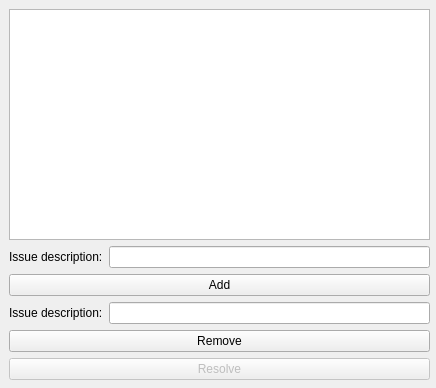
<?xml version="1.0" encoding="UTF-8"?>
<ui version="4.0">
 <class>UserWindow</class>
 <widget class="QWidget" name="UserWindow">
  <property name="geometry">
   <rect>
    <x>0</x>
    <y>0</y>
    <width>436</width>
    <height>388</height>
   </rect>
  </property>
  <property name="windowTitle">
   <string>Form</string>
  </property>
  <widget class="QWidget" name="verticalLayoutWidget">
   <property name="geometry">
    <rect>
     <x>9</x>
     <y>9</y>
     <width>421</width>
     <height>371</height>
    </rect>
   </property>
   <layout class="QVBoxLayout" name="verticalLayout">
    <item>
     <widget class="QTableView" name="tableView"/>
    </item>
    <item>
     <layout class="QFormLayout" name="formLayout">
      <item row="0" column="0">
       <widget class="QLabel" name="label">
        <property name="text">
         <string>Issue description:</string>
        </property>
       </widget>
      </item>
      <item row="0" column="1">
       <widget class="QLineEdit" name="lineEdit"/>
      </item>
     </layout>
    </item>
    <item>
     <widget class="QPushButton" name="pushButton">
      <property name="text">
       <string>Add</string>
      </property>
     </widget>
    </item>
    <item>
     <layout class="QFormLayout" name="formLayout_2">
      <item row="0" column="0">
       <widget class="QLabel" name="label_2">
        <property name="text">
         <string>Issue description:</string>
        </property>
       </widget>
      </item>
      <item row="0" column="1">
       <widget class="QLineEdit" name="lineEdit_2"/>
      </item>
     </layout>
    </item>
    <item>
     <widget class="QPushButton" name="pushButton_2">
      <property name="text">
       <string>Remove</string>
      </property>
     </widget>
    </item>
    <item>
     <widget class="QPushButton" name="pushButton_3">
      <property name="enabled">
       <bool>false</bool>
      </property>
      <property name="text">
       <string>Resolve</string>
      </property>
     </widget>
    </item>
   </layout>
  </widget>
 </widget>
 <resources/>
 <connections/>
</ui>
